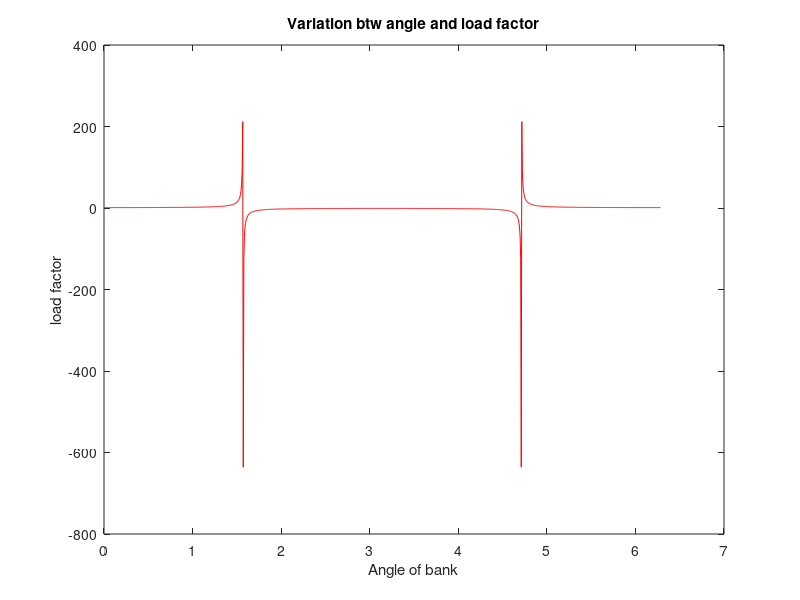

Write MATLAB code to recreate this figure.
%Load Factor
%n=Lift/Weight 
myu=linspace(0,2*pi,1000)
N=[]
for i=1:length(myu)
  n=1/cos(myu(i))
  N(i)=n
end
disp(N)

plot(myu,N,'r')
xlabel('Angle of bank')
ylabel('load factor')
title('Variation btw angle and load factor')